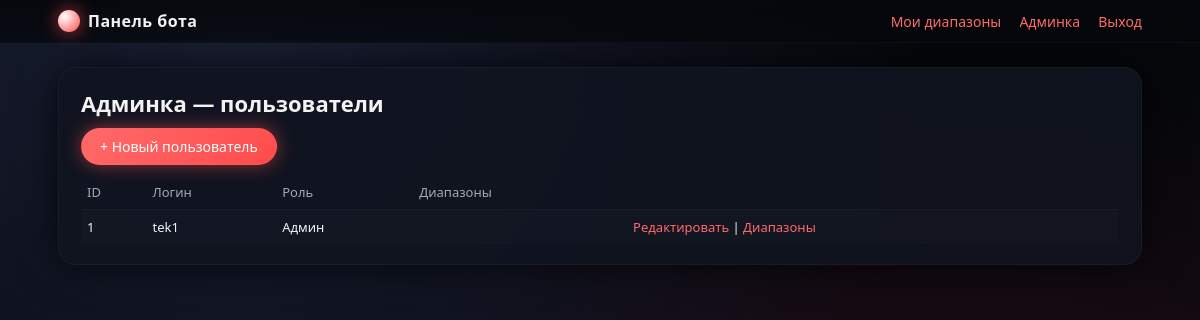
Page /admin (signed in) on the earlier database version.
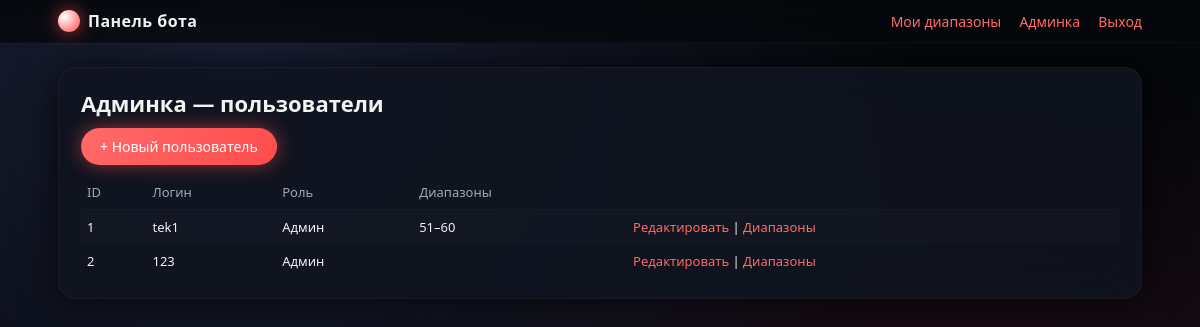
Same page on the later database version.
### server.py (models this page shows)
class User(db.Model):
    id = db.Column(db.Integer, primary_key=True)
    username = db.Column(db.String(50), unique=True, nullable=False)
    password_hash = db.Column(db.String(200), nullable=False)
    is_admin = db.Column(db.Boolean, default=False)
    ranges = db.relationship("NumberRange", backref="user", lazy=True)

class NumberRange(db.Model):
    id = db.Column(db.Integer, primary_key=True)
    user_id = db.Column(db.Integer, db.ForeignKey("user.id"), nullable=False)
    start = db.Column(db.Integer, nullable=False)
    end = db.Column(db.Integer, nullable=False)
    win_group = db.Column(db.String(8), default="right")  # "left" / "right"
    games_completed = db.Column(db.Integer, default=0)
    autologin_text = db.Column(db.Text)  # <-- ДОБАВЛЕНО
    jobs = db.relationship(
        "AutoLoginJob",
        backref="range",
        lazy=True,
        cascade="all, delete-orphan",
    )
    logs = db.relationship(
        "AutoLoginLog",
        backref="range",
        lazy=True,
        cascade="all, delete-orphan",
    )
    commands = db.relationship(
        "RangeCommand",
        backref="range",
        lazy=True,
        cascade="all, delete-orphan",
    )
    account_states = db.relationship(
        "AccountState",
        backref="range",
        lazy=True,
        cascade="all, delete-orphan",
    )
    client_updates = db.relationship(
        "ClientUpdate",
        backref="range",
        lazy=True,
        cascade="all, delete-orphan",
    )

### server.py (the view)
@app.route("/admin")
@admin_required
def admin_dashboard():
    users = User.query.order_by(User.id).all()
    return render_template("admin_dashboard.html", users=users)

### server.py (called while the page is built)
def admin_required(f):
    @wraps(f)
    def wrapper(*args, **kwargs):
        if "user_id" not in session:
            return redirect(url_for("login"))
        user = User.query.get(session["user_id"])
        if not user or not user.is_admin:
            flash("Недостаточно прав.", "danger")
            return redirect(url_for("index"))
        return f(*args, **kwargs)
    return wrapper

def current_user():
    if "user_id" not in session:
        return None
    return User.query.get(session["user_id"])

@app.context_processor
def inject_current_user():
    return {"current_user": current_user()}

### templates/admin_dashboard.html (shortened to what this page needs)
{% extends "base.html" %}
{% block content %}
<h2>Админка — пользователи</h2>
<p><a class="btn" href="{{ url_for('admin_create_user') }}">+ Новый пользователь</a></p>
<table>
    <tr>
        <th>ID</th>
        <th>Логин</th>
        <th>Роль</th>
        <th>Диапазоны</th>
        <th></th>
    </tr>
    {% for u in users %}
    <tr>
        <td>{{ u.id }}</td>
        <td>{{ u.username }}</td>
        <td>{% if u.is_admin %}Админ{% else %}Юзер{% endif %}</td>
        <td>
            {% for r in u.ranges %}
                {{ r.start }}–{{ r.end }}{% if not loop.last %}, {% endif %}
            {% endfor %}
        </td>
        <td>
            <a href="{{ url_for('admin_edit_user', user_id=u.id) }}">Редактировать</a> |
            <a href="{{ url_for('admin_user_ranges', user_id=u.id) }}">Диапазоны</a>
        </td>
    </tr>
    {% endfor %}
</table>
{% endblock %}

### templates/base.html (shortened to what this page needs)
<!doctype html>
<html lang="ru">
<head>
</head>
<body>
<div class="topbar-wrap">
    <div class="topbar">
        <div class="logo">
            <div class="logo-mark"></div>
            <div>Панель бота</div>
        </div>
        <div class="topbar-right">
            {% if current_user %}
                {% if current_user.is_admin %}
                    <a href="{{ url_for('user_dashboard') }}">Мои диапазоны</a>
                    <a href="{{ url_for('admin_dashboard') }}">Админка</a>
                {% endif %}
                <a href="{{ url_for('logout') }}">Выход</a>
            {% endif %}
        </div>
    </div>
</div>
<div class="page">
    {% block main %}
    <div class="container">
        <div class="card">
            {% block content %}{% endblock %}
        </div>
    </div>
    {% endblock %}
</div>
</body>
</html>

### templates/base.html (style rules this page uses)
:root { --bg: #05070b; --card: rgba(16, 21, 32, 0.9); --card-soft: rgba(15, 20, 30, 0.8); --accent: #ff4b4b; --accent-soft: #ff6a6a; --text-main: #f3f3f3; --text-muted: #a4a9b8; --border-subtle: rgba(255,255,255,0.04); --shadow-soft: 0 0 40px rgba(0,0,0,0.75); --radius-lg: 18px; --transition-fast: 0.18s ease-out; }
* { box-sizing: border-box; }
body { margin: 0; min-height: 100vh; font-family: system-ui, -apple-system, BlinkMacSystemFont, "Segoe UI", sans-serif; background: radial-gradient(circle at 20% 0%, #1b2138 0, transparent 55%), radial-gradient(circle at 80% 100%, #361121 0, transparent 60%), var(--bg); color: var(--text-main); display: flex; flex-direction: column; }
a { color: var(--accent-soft); text-decoration: none; transition: color var(--transition-fast); }
.topbar-wrap { position: sticky; top: 0; z-index: 50; backdrop-filter: blur(14px); background: linear-gradient(to bottom, rgba(5, 7, 11, 0.92), rgba(5, 7, 11, 0.75) ); border-bottom: 1px solid rgba(255,255,255,0.03); }
.topbar { max-width: 1120px; margin: 0 auto; padding: 10px 18px; display: flex; justify-content: space-between; align-items: center; }
.logo { display: flex; align-items: center; gap: 8px; font-weight: 600; letter-spacing: 0.03em; }
.logo-mark { width: 22px; height: 22px; border-radius: 999px; background: radial-gradient(circle at 30% 30%, #ffffff, #ff4b4b); box-shadow: 0 0 18px rgba(255, 75, 75, 0.7); }
.topbar-right a { color: var(--accent-soft); font-size: 14px; margin-left: 14px; }
.page { flex: 1; }
.container { max-width: 1120px; margin: 24px auto; padding: 0 18px 26px; }
.card { background: var(--card); border-radius: var(--radius-lg); padding: 20px 22px; box-shadow: var(--shadow-soft); border: 1px solid var(--border-subtle); backdrop-filter: blur(18px); }
h1, h2, h3 { margin: 0 0 10px; font-weight: 600; }
h2 { font-size: 22px; }
p { margin: 0 0 10px; color: var(--text-muted); font-size: 14px; }
.btn { display: inline-flex; align-items: center; justify-content: center; gap: 6px; padding: 8px 18px; border-radius: 999px; border: 1px solid transparent; cursor: pointer; background: linear-gradient(135deg, var(--accent-soft), var(--accent)); color: #fff; font-size: 14px; font-weight: 500; box-shadow: 0 0 18px rgba(255, 75, 75, 0.55); transition: transform var(--transition-fast), box-shadow var(--transition-fast), background var(--transition-fast), border-color var(--transition-fast); }
table { width: 100%; border-collapse: collapse; font-size: 13px; }
th, td { padding: 8px 6px; }
th { text-align: left; font-weight: 500; color: var(--text-muted); border-bottom: 1px solid rgba(255,255,255,0.04); }
tr:nth-child(even) td { background: rgba(255,255,255,0.01); }

Differences in the rows shown:
added NumberRange: start "51", end "60", shown under User "tek1"
added User: id "2", username "123", is_admin "Админ"
